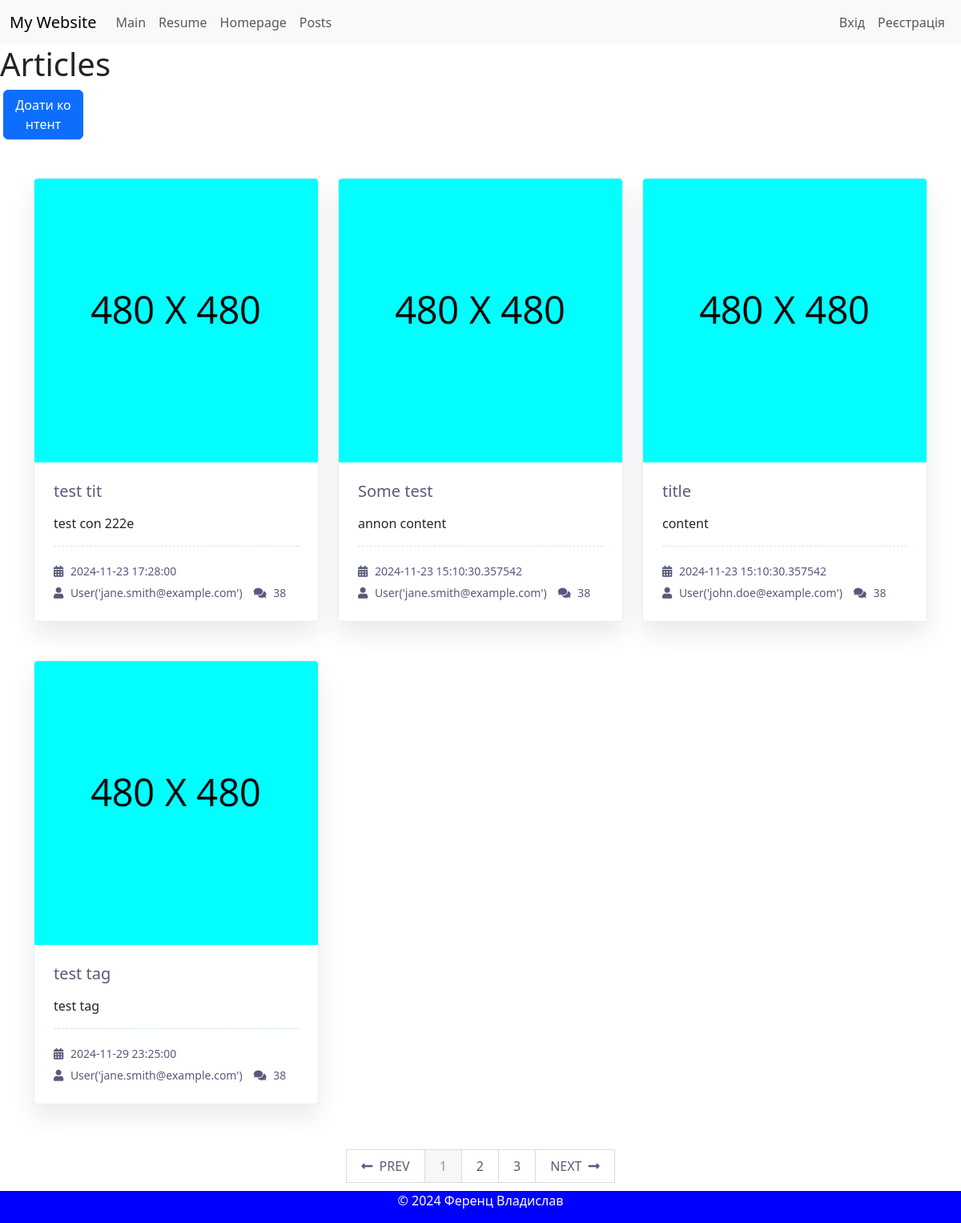
Page /post/ on the committed database.
### app/posts/models.py (models this page shows, shortened)
class Post(db.Model):
    __tablename__='posts'
    id = db.Column(db.Integer, primary_key=True)
    title=db.Column(db.String(100), nullable=False)
    content=db.Column(db.Text, nullable=False)
    category=db.Column(db.String(100), nullable=False)
    user_id = db.Column(db.Integer, db.ForeignKey('user.id'), nullable=True)
    author=db.relationship('User',backref=backref("posts",lazy="dynamic"),lazy="joined")
    is_active = db.Column(db.Boolean, default=True)
    date=db.Column(db.DateTime, default=dt.now())
    tags = db.relationship('Tag', secondary=post_tags, back_populates='posts')

### app/user/models.py (models this page shows)
class User(db.Model, UserMixin):
    __tablename__ ='user'
    id = db.Column(db.Integer, primary_key=True)
    username = db.Column(db.String(20), nullable=False)
    email = db.Column(db.String(120), nullable=False)
    password = db.Column(db.String(60), nullable=False)
    def __repr__(self):
        return f"User('{self.email}')"

### app/posts/views.py (the view)
@post_bp.route('/')
def get_posts():
    stmt= db.select(Post).order_by(Post.id)
    posts = db.session.scalars(stmt).all()
    return render_template("post.html", posts=posts)

### app/posts/templates/post.html (shortened to what this page needs)
{%extends 'base.html'%}
{% block content%}
<h1>Articles</h1>
<div class="d-grid gap-2 col-1 mx-1">
    <a href="{{url_for('.add_post')}}" class="btn btn-primary">Доати контент</a>
</div>
<div class="container">
    <div class="row mt-n5">
    {% for post in posts %}
            <div class="col-md-6 col-lg-4 mt-5 wow fadeInUp" data-wow-delay=".2s" style="visibility: visible; animation-delay: 0.2s; animation-name: fadeInUp;">
                <div class="blog-grid">
                    <div class="blog-grid-img position-relative"><img alt="img" src={{url_for(".static",filename="images/Default.png")}}></div>
                    <div class="blog-grid-text p-4">
                        <h3 class="h5 mb-3"><a href="{{url_for('.get_detail_posts', id=post.id)}}">{{post.title}}</a></h3>
                        <p class="display-30">{{post.content|truncate(15)}}</p>
                        <div class="meta meta-style2">
                            <ul>
                                <li><a href="#!"><i class="fas fa-calendar-alt"></i> {{post.date}}</a></li>
                                <li><a href="#!"><i class="fas fa-user"></i> {{post.author}}</a></li>
                                <li><a class="disabled" disabled><i class="fas fa-comments"></i> 38</a></li>
                            </ul>
                        </div>
                    </div>
                </div>
            </div>
    {% endfor %}
    </div>
    <div class="row mt-6 wow fadeInUp" data-wow-delay=".6s" style="visibility: visible; animation-delay: 0.6s; animation-name: fadeInUp;">
        <div class="col-12">
            <div class="pagination text-small text-uppercase text-extra-dark-gray">
                <ul>
                    <li><a href="#!"><i class="fas fa-long-arrow-alt-left me-1 d-none d-sm-inline-block"></i> Prev</a></li>
                    <li class="active"><a href="#!">1</a></li>
                    <li><a href="">2</a></li>
                    <li><a href="#!">3</a></li>
                    <li><a href="#!">Next <i class="fas fa-long-arrow-alt-right ms-1 d-none d-sm-inline-block"></i></a></li>
                </ul>
            </div>
        </div>
    </div>
</div>
{% endblock %}

### app/static/css/style.css (style rules this page uses)
body { display: flex; flex-direction: column; padding-bottom: 50px; word-break: break-all; }
.blog-grid { position: relative; box-shadow: 0 1rem 1.75rem 0 rgba(45, 55, 75, 0.1); height: 100%; border: 0.0625rem solid rgba(220, 224, 229, 0.6); border-radius: 0.25rem; transition: all .2s ease-in-out; height: 100% }
.blog-grid img { width: 100%; border-top-left-radius: 0.25rem; border-top-right-radius: 0.25rem }
.blog-grid-text { position: relative }
.blog-grid-text .meta-style2 { border-top: 1px dashed #cee1f8; padding-top: 15px }
.blog-grid-text .meta-style2 ul li { margin-bottom: 0; font-weight: 500 }
.blog-grid-text .meta-style2 ul li:last-child { margin-right: 0 }
.blog-grid-text ul { margin: 0; padding: 0 }
.blog-grid-text ul li { display: inline-block; font-size: 14px; font-weight: 500; margin: 5px 10px 5px 0 }
.blog-grid-text ul li:last-child { margin-right: 0 }
.blog-grid-text ul li i { font-size: 14px; font-weight: 600; margin-right: 5px }
.blog-grid-text p { font-weight: 400; padding: 0 }
.blog-grid-text .meta-style2 { border-top: 1px dashed #cee1f8 !important; padding-top: 15px }
a, a:active, a:focus { color: #575a7b; text-decoration: none; transition-timing-function: ease-in-out; -ms-transition-timing-function: ease-in-out; -moz-transition-timing-function: ease-in-out; -webkit-transition-timing-function: ease-in-out; -o-transition-timing-function: ease-in-out; transition-duration: .2s; -ms-transition-duration: .2s; -moz-transition-duration: .2s; -webkit-transition-duration: .2s; -o-transition-duration: .2s; }
.pagination { border-radius: 0; padding: 0; margin: 0 }
.pagination ul { display: inline-block; margin: 0 auto; padding: 0 }
.pagination li { display: inline }
.pagination a { float: left; padding: 0 18px; line-height: 40px; text-decoration: none; border: 1px solid #dbdbdb; border-left-width: 0; background: #fff }
.pagination .active a { background-color: #f7f7f7; color: #999; cursor: default }
.pagination li:first-child a { border-left-width: 1px }
.mt-6, .my-6 { margin-top: 3.5rem; }

### rows in the picture
Post: title "test tit", content "test con 222e", date "2024-11-23 17:28:00", author "User('jane.smith@example.com')"
Post: title "Some test", content "annon content", date "2024-11-23 15:10:30.357542", author "User('jane.smith@example.com')"
Post: title "title", content "content", date "2024-11-23 15:10:30.357542", author "User('john.doe@example.com')"
Post: title "test tag", content "test tag", date "2024-11-29 23:25:00", author "User('jane.smith@example.com')"
